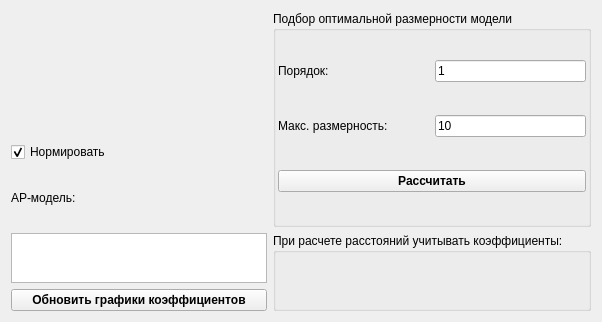
<?xml version="1.0" encoding="UTF-8"?>
<ui version="4.0">
 <class>ArModelTune</class>
 <widget class="QWidget" name="ArModelTune">
  <property name="geometry">
   <rect>
    <x>0</x>
    <y>0</y>
    <width>599</width>
    <height>322</height>
   </rect>
  </property>
  <property name="windowTitle">
   <string>Анализ АР-модели</string>
  </property>
  <layout class="QVBoxLayout" name="verticalLayout">
   <item>
    <layout class="QGridLayout" name="gridLayout_2">
     <item row="0" column="1" rowspan="4">
      <widget class="QGroupBox" name="optimumDimensionBox">
       <property name="sizePolicy">
        <sizepolicy hsizetype="Minimum" vsizetype="Preferred">
         <horstretch>0</horstretch>
         <verstretch>0</verstretch>
        </sizepolicy>
       </property>
       <property name="title">
        <string>Подбор оптимальной размерности модели</string>
       </property>
       <layout class="QGridLayout" name="gridLayout">
        <property name="margin">
         <number>2</number>
        </property>
        <item row="2" column="0" colspan="2">
         <widget class="QPushButton" name="calcOptimumDimension">
          <property name="font">
           <font>
            <weight>75</weight>
            <bold>true</bold>
           </font>
          </property>
          <property name="text">
           <string>Рассчитать</string>
          </property>
         </widget>
        </item>
        <item row="0" column="0">
         <widget class="QLabel" name="optimumDimOrderLabel">
          <property name="sizePolicy">
           <sizepolicy hsizetype="Minimum" vsizetype="Preferred">
            <horstretch>0</horstretch>
            <verstretch>0</verstretch>
           </sizepolicy>
          </property>
          <property name="text">
           <string>Порядок:</string>
          </property>
         </widget>
        </item>
        <item row="0" column="1">
         <widget class="QLineEdit" name="optimumDimOrderEdit">
          <property name="sizePolicy">
           <sizepolicy hsizetype="Minimum" vsizetype="Fixed">
            <horstretch>0</horstretch>
            <verstretch>0</verstretch>
           </sizepolicy>
          </property>
          <property name="text">
           <string>1</string>
          </property>
         </widget>
        </item>
        <item row="1" column="0">
         <widget class="QLabel" name="optimumDimMaxLabel">
          <property name="sizePolicy">
           <sizepolicy hsizetype="Minimum" vsizetype="Preferred">
            <horstretch>0</horstretch>
            <verstretch>0</verstretch>
           </sizepolicy>
          </property>
          <property name="text">
           <string>Макс. размерность:</string>
          </property>
         </widget>
        </item>
        <item row="1" column="1">
         <widget class="QLineEdit" name="optimumDimMaxEdit">
          <property name="sizePolicy">
           <sizepolicy hsizetype="Minimum" vsizetype="Fixed">
            <horstretch>0</horstretch>
            <verstretch>0</verstretch>
           </sizepolicy>
          </property>
          <property name="text">
           <string>10</string>
          </property>
         </widget>
        </item>
       </layout>
      </widget>
     </item>
     <item row="5" column="0">
      <widget class="QPushButton" name="updateGraphsButton">
       <property name="font">
        <font>
         <weight>75</weight>
         <bold>true</bold>
        </font>
       </property>
       <property name="text">
        <string>Обновить графики коэффициентов</string>
       </property>
      </widget>
     </item>
     <item row="4" column="0">
      <widget class="QPlainTextEdit" name="arModelEdit">
       <property name="sizePolicy">
        <sizepolicy hsizetype="Minimum" vsizetype="Fixed">
         <horstretch>0</horstretch>
         <verstretch>0</verstretch>
        </sizepolicy>
       </property>
       <property name="maximumSize">
        <size>
         <width>16777215</width>
         <height>50</height>
        </size>
       </property>
       <property name="baseSize">
        <size>
         <width>0</width>
         <height>0</height>
        </size>
       </property>
       <property name="readOnly">
        <bool>true</bool>
       </property>
      </widget>
     </item>
     <item row="3" column="0">
      <widget class="QLabel" name="arModelLabel">
       <property name="sizePolicy">
        <sizepolicy hsizetype="Minimum" vsizetype="Preferred">
         <horstretch>0</horstretch>
         <verstretch>0</verstretch>
        </sizepolicy>
       </property>
       <property name="text">
        <string>АР-модель: </string>
       </property>
      </widget>
     </item>
     <item row="2" column="0">
      <widget class="QCheckBox" name="normalizeCoeffsChk">
       <property name="text">
        <string>Нормировать</string>
       </property>
       <property name="checked">
        <bool>true</bool>
       </property>
      </widget>
     </item>
     <item row="4" column="1" rowspan="2">
      <widget class="QGroupBox" name="coeffsChooseBox">
       <property name="sizePolicy">
        <sizepolicy hsizetype="Minimum" vsizetype="Minimum">
         <horstretch>0</horstretch>
         <verstretch>0</verstretch>
        </sizepolicy>
       </property>
       <property name="title">
        <string>При расчете расстояний учитывать коэффициенты:</string>
       </property>
       <layout class="QVBoxLayout" name="verticalLayout_3">
        <property name="margin">
         <number>2</number>
        </property>
        <item>
         <layout class="QGridLayout" name="coeffsChooseLayout"/>
        </item>
       </layout>
      </widget>
     </item>
    </layout>
   </item>
  </layout>
 </widget>
 <resources/>
 <connections/>
</ui>
